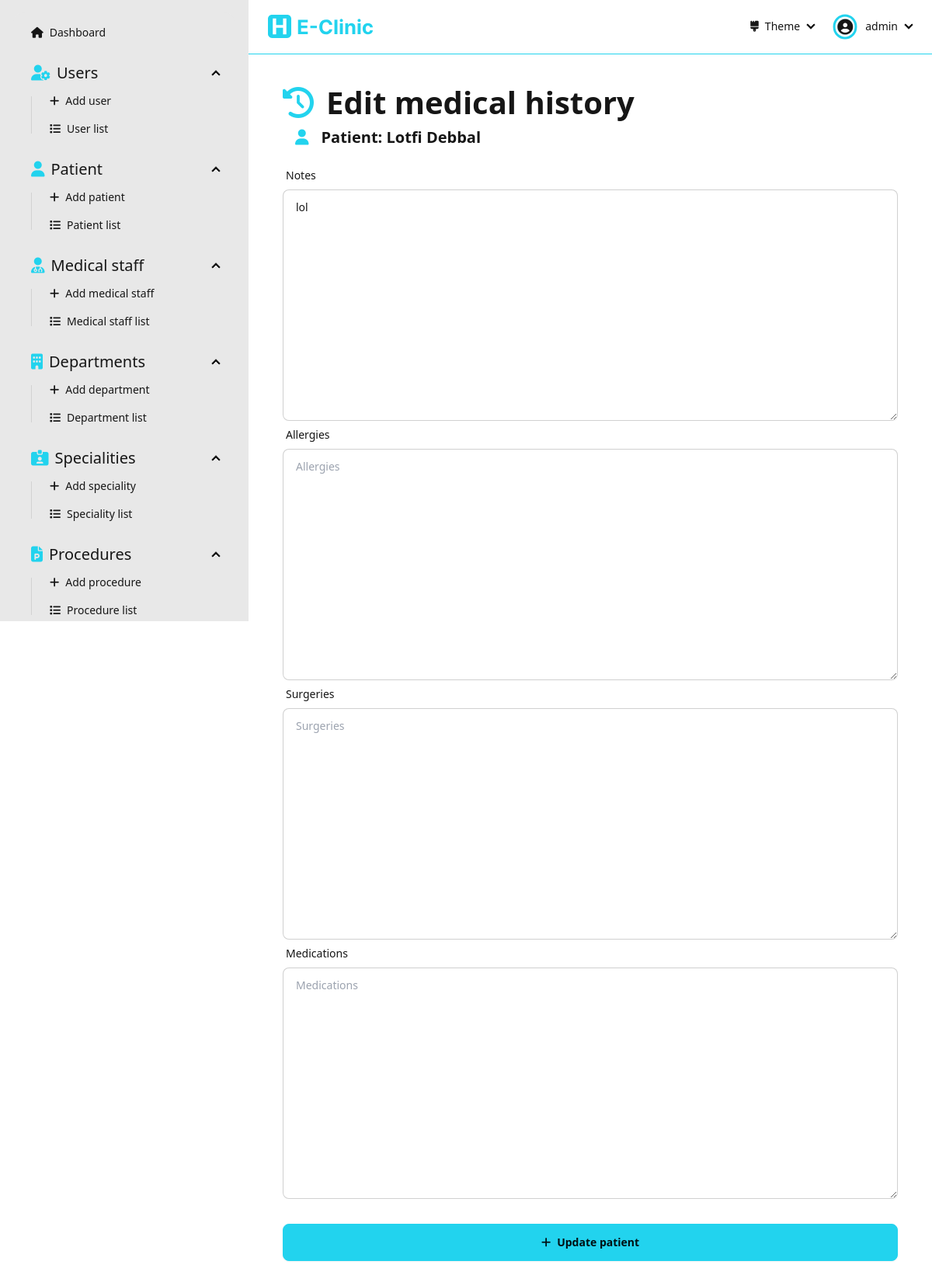
The app's page /dashboard/patients/edit/c3272855034644bb89a166c7f9be3ed9/history/ (signed in) with its own data.
### Dashboard/models.py (models this page shows, shortened)
class Patient(models.Model):
  id = models.UUIDField(primary_key=True, default=uuid.uuid4, editable=False)
  firstName = models.CharField(max_length=256, null=False)
  lastName = models.CharField(max_length=256, null=False)
  dateOfBirth = models.DateField(null=False)
  adress = models.CharField(max_length=256, null=False)
  phoneNumber = models.CharField(max_length=20, null=False, unique=True, validators=[RegexValidator(r'^(00213|\+213|0)(5|6|7)\d{8}$')])
  email = models.CharField(max_length=254, null=False, unique=True, validators=[EmailValidator()])
  gender = models.CharField(max_length=10, choices=Genders.choices, null=False)
  createdAt = models.DateTimeField(auto_now_add=True)
  updatedAt = models.DateTimeField(auto_now=True)

class MedicalHistory(models.Model):
  id = models.UUIDField(primary_key=True, default=uuid.uuid4, editable=False)
  patient = models.OneToOneField('Patient', on_delete=models.CASCADE)
  notes = models.TextField(null=True, blank=True)
  allergies = models.TextField(null=True, blank=True)
  surgeries = models.TextField(null=True, blank=True)
  medications = models.TextField(null=True, blank=True)
  updatedAt = models.DateTimeField(auto_now=True, blank=True)

### Dashboard/views/patient.py (the view, shortened to what this page needs)
# urls.py: path('dashboard/patients/edit/<str:patientId>/history/', patient.editMedicalHistory, name='edit-medical-history'),
@login_required(login_url='sign-in')
def editMedicalHistory(request: HttpRequest, patientId: str):
  patient = get_object_or_404(Patient, id=patientId)
  medicalHistory = get_object_or_404(MedicalHistory, patient=patient)
  form = MedicalHistoryForm(instance=medicalHistory, initial={'patient': patient})
  context = { 'form': form, 'patient': patient }
  return render(request, 'pages/patient/edit-medical-history.html', context=context)

### Dashboard/forms.py
class MedicalHistoryForm(forms.ModelForm):
  class Meta:
    model = MedicalHistory
    fields = '__all__'

### Dashboard/templates/pages/patient/edit-medical-history.html (shortened to what this page needs)
{% extends "layouts/dashboard.html" %}
{% load static %}
{% load widget_tweaks %}
{% block dashboard_content %}
  <div class="flex flex-1 flex-col items-center pb-[5rem]">
    <form class="flex flex-1 flex-col w-[90%] max-w-[50rem]" action="" method="post">
      <div class="text-[30pt] font-bold"><i class="fas fa-clock-rotate-left text-primary mr-[1rem]"></i>Edit medical history</div>
      <div class="text-[15pt] font-semibold ml-[1rem] mb-[1rem]"><i class="fas fa-user text-primary mr-[1rem]"></i>Patient: {{patient.firstName}} {{patient.lastName}}</div>
      <label class="form-control w-full">
        <div class="label">
          <span class="label-text">Notes</span>
        </div>
        {% render_field form.notes placeholder="Notes" class+="textarea textarea-bordered w-full" %}
      </label>
      <label class="form-control w-full">
        <div class="label">
          <span class="label-text">Allergies</span>
        </div>
        {% render_field form.allergies placeholder="Allergies" class+="textarea textarea-bordered w-full" %}
      </label>
      <label class="form-control w-full">
        <div class="label">
          <span class="label-text">Surgeries</span>
        </div>
        {% render_field form.surgeries placeholder="Surgeries" class+="textarea textarea-bordered w-full" %}
      </label>
      <label class="form-control w-full">
        <div class="label">
          <span class="label-text">Medications</span>
        </div>
        {% render_field form.medications placeholder="Medications" class+="textarea textarea-bordered w-full" %}
      </label>
      <button class="btn btn-primary mt-[2rem]"><i class="fas fa-plus"></i>Update patient</button>
    </form>
  </div>
{% endblock dashboard_content %}

### Dashboard/templates/components/navbar-dashboard.html (shortened to what this page needs)
{% load static %}
<div class="navbar bg-base-100 border-b-primary border-b-[1px] mb-[2rem] sticky top-0">
  <div class="flex-1">
    <a class="btn btn-ghost hidden md:flex" href="/dashboard">
      <img class="h-full py-[0.5rem]" src="{% static "assets/e-clinic-logo-name.svg" %}" alt="e-clinic logo">
    </a>
  </div>
  <div class="flex-none">
    <ul class="menu menu-horizontal px-1">
      <li>
        <details>
          <summary>
            <i class="fas fa-brush"></i> Theme
          </summary>
        </details>
      </li>
      <li>
        <details>
          <summary>
            <div class="rounded-full mr-[0.5rem] ring ring-primary ring-offset-base-100 ring-offset-[0.15rem] flex justify-center items-center pt-[0.05rem]">
              <i class="fas fa-user-circle text-[15pt]"></i>
            </div>
            {{user}}
          </summary>
        </details>
      </li>
    </ul>
  </div>
</div>

### records on screen
Patient: firstName "Lotfi", lastName "Debbal"
MedicalHistory: notes "lol"

### other values on screen
{{ user }} "admin"
